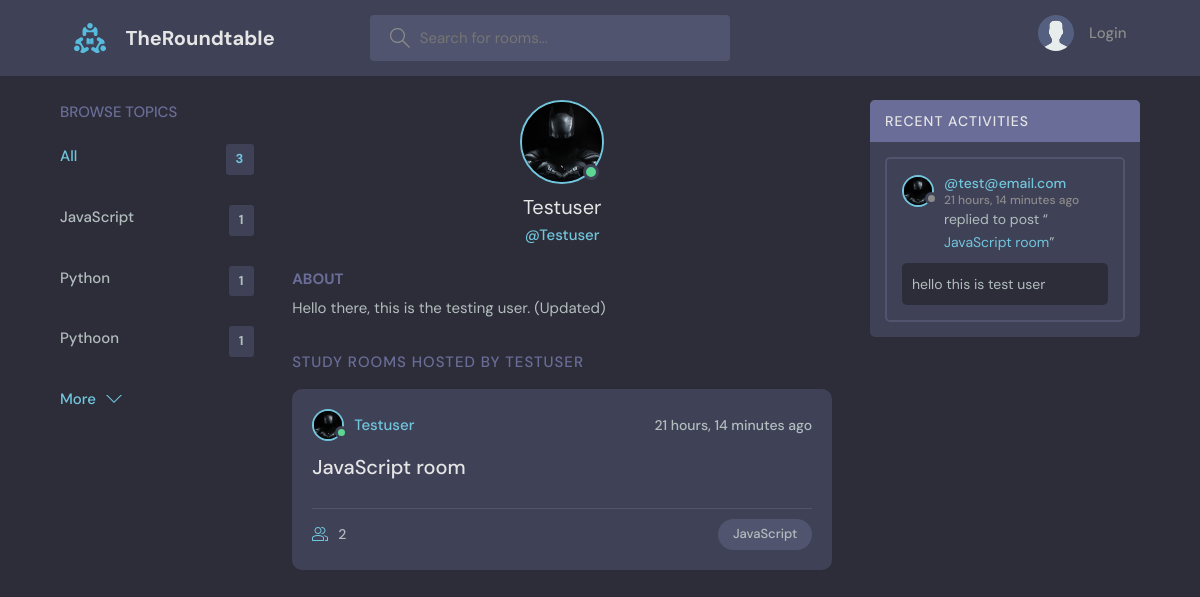
Page /profile/1/ on the committed database.
### base/models.py (models this page shows, shortened)
class Topic(models.Model):
    name = models.CharField(max_length=200)

class User(AbstractUser):
    name = models.CharField(max_length=200, null=True)
    email = models.EmailField(unique=True, null=True)
    bio = models.TextField(null=True)
    avatar = models.ImageField(null=True, default='avatar.svg')
    USERNAME_FIELD = 'email'
    REQUIRED_FIELDS = []

class Room(models.Model):
    host = models.ForeignKey(User, on_delete=models.SET_NULL, null=True)
    topic = models.ForeignKey(Topic, on_delete=models.SET_NULL, null=True)
    name = models.CharField(max_length=200)
    description = models.TextField(null=True, blank=True)
    participants = models.ManyToManyField(User, related_name='participants', blank=True)
    updated = models.DateTimeField(auto_now=True)
    created = models.DateTimeField(auto_now_add=True)
    class Meta:
        ordering = ['-updated', '-created']
    def __str__(self):
        return self.name

class Message(models.Model):
    user = models.ForeignKey(User, on_delete=models.CASCADE)
    room = models.ForeignKey(Room, on_delete=models.CASCADE)
    body = models.TextField()
    updated = models.DateTimeField(auto_now=True)
    created = models.DateTimeField(auto_now_add=True)
    class Meta:
        ordering = ['-updated', '-created']

### base/views.py (the view)
# urls.py: path('profile/<str:pk>/', views.userProfile, name="user-profile"),
def userProfile(request, pk):
    user = User.objects.get(id=pk)
    rooms = user.room_set.all()
    room_messages = user.message_set.all()
    topics = Topic.objects.all()
    context = {'user': user, 'rooms': rooms, 'room_messages': room_messages, 'topics': topics}
    return render(request, 'base/profile.html', context)

### base/templates/base/profile.html (shortened to what this page needs)
{% extends 'main.html' %}
{% block content %}
  <main class="profile-page layout layout--3">
    <div class="container">
      {% include 'base/topics_component.html'%}
      <div class="roomList">
        <div class="profile">
          <div class="profile__avatar">
            <div class="avatar avatar--large active">
              <img src="{{user.avatar.url}}" />
            </div>
          </div>
          <div class="profile__info">
            <h3>{{user.username}}</h3>
            <p>@{{user.username}}</p>
          </div>
          <div class="profile__about">
            <h3>About</h3>
            <p>
              {{user.bio}}
            </p>
          </div>
        </div>
        <div class="roomList__header">
          <div>
            <h2>Study Rooms Hosted by {{user.username}}</a>
            </h2>
          </div>
        </div>
        {% include 'base/feed_component.html'%}
      </div>
      {% include 'base/activity_component.html'%}
    </div>
  </main>
{% endblock content %}

### templates/main.html (shortened to what this page needs)
<!DOCTYPE html>
{% load static %}
<html lang="en">
  <head>
    <link rel="stylesheet" href= "{% static 'styles/style.css' %}" />
  </head>
  <body>
    {% include 'navbar.html' %}
    {% block content %}
    {% endblock %}
  </body>
</html>

### templates/navbar.html (shortened to what this page needs)
{% load static %}
<header class="header header--loggedIn">
      <div class="container">
        <a href="{% url 'home' %}" class="header__logo">
          <img src="{% static 'images/logo.svg' %}" />
          <h1>TheRoundtable</h1>
        </a>
        <form class="header__search" method="GET" action="{% url 'home' %}">
          <label>
            <input placeholder="Search for rooms..." name="q" />
          </label>
        </form>
        <nav class="header__menu">
          {% if request.user.is_authenticated %}
          <div class="header__user">
            <a href="{% url 'user-profile' request.user.id %}">
              <div class="avatar avatar--medium active">
                <img src="{{request.user.avatar.url}}" />
              </div>
              <p>{{ request.user.username|capfirst}}<span>{{ request.user.username}}</span></p>
            </a>
            <button class="dropdown-button">
              <svg version="1.1" xmlns="http://www.w3.org/2000/svg" width="32" height="32" viewBox="0 0 32 32">
                <title>chevron-down</title>
                <path d="M16 21l-13-13h-3l16 16 16-16h-3l-13 13z"></path>
              </svg>
            </button>
          </div>
          {% else %}
          <a href="{% url 'login' %}">
            <img src="{% static 'images/avatar.svg' %}" />
            <p>Login</p>
          </a>
          {% endif %}
        </nav>
      </div>
    </header>

### base/templates/base/topics_component.html
<div class="topics">
          <div class="topics__header">
            <h2>Browse Topics</h2>
          </div>
          <ul class="topics__list">
            <li>
              <a href="{% url 'home' %}" class="active">All <span>{{topics.count}}</span></a>
            </li>
              {% for topic in topics %}
            <li>
              <a href="{% url 'home' %}?q={{ topic.name }}">{{ topic.name }}<span>{{topic.room_set.all.count}}</span></a>
            </li>
              {% endfor %}
          </ul>
          <a class="btn btn--link" href="{% url 'topics' %}">
            More
            <svg version="1.1" xmlns="http://www.w3.org/2000/svg" width="32" height="32" viewBox="0 0 32 32">
              <title>chevron-down</title>
              <path d="M16 21l-13-13h-3l16 16 16-16h-3l-13 13z"></path>
            </svg>
          </a>
        </div>

### base/templates/base/feed_component.html (shortened to what this page needs)
{% for room in rooms %}
    <div class="roomListRoom">
            <div class="roomListRoom__header">
              <a href="{% url 'user-profile' room.host.id %}" class="roomListRoom__author">
                <div class="avatar avatar--small active">
                  <img src="{{room.host.avatar.url}}" />
                </div>
                <span>{{room.host.username}}</span>
              </a>
              <div class="roomListRoom__actions">
                <span>{{ room.created|timesince}} ago</span>
              </div>
            </div>
            <div class="roomListRoom__content">
              <a href="{% url 'room' room.id %}">{{room.name}}</a>
            </div>
            <div class="roomListRoom__meta">
              <a href="{% url 'room' room.id %}" class="roomListRoom__joined">
                {{room.participants.all.count}}
              </a>
              <p class="roomListRoom__topic">{{room.topic.name}}</p>
            </div>
          </div>
{% endfor %}

### base/templates/base/activity_component.html (shortened to what this page needs)
<div class="activities">
          <div class="activities__header">
            <h2>Recent Activities</h2>
          </div>
    {% for room_message in room_messages %}
          <div class="activities__box">
            <div class="activities__boxHeader roomListRoom__header">
              <a href="{% url 'user-profile' room_message.user.id %}" class="roomListRoom__author">
                <div class="avatar avatar--small">
                  <img src="{{room_message.user.avatar.url}}" />
                </div>
                <p>
                  @{{ room_message.user }}
                  <span>{{ room_message.created|timesince }} ago</span>
                </p>
              </a>
            </div>
            <div class="activities__boxContent">
              <p>replied to post “<a href="{% url 'room' room_message.room.id %}">{{room_message.room}}</a>”</p>
              <div class="activities__boxRoomContent">
                {{ room_message.body }}
              </div>
            </div>
          </div>
    {% endfor %}
        </div>

### rows in the picture
Topic: name "JavaScript", room_set.all.count "1"
Topic: name "Python", room_set.all.count "1"
Topic: name "Pythoon", room_set.all.count "1"
User: avatar (picture), username "Testuser", bio "Hello there, this is the testing user. (Updated)", username "TESTUSER"
Room: host.avatar (picture), host.username "Testuser", created "21 hours, 14 minutes", name "JavaScript room", participants.all.count "2", topic.name "JavaScript"
Message: user.avatar (picture), user "test@email.com", created "21 hours, 14 minutes", room "JavaScript room", body "hello this is test user"

### other values in the picture
{{ topics.count }} "3"
